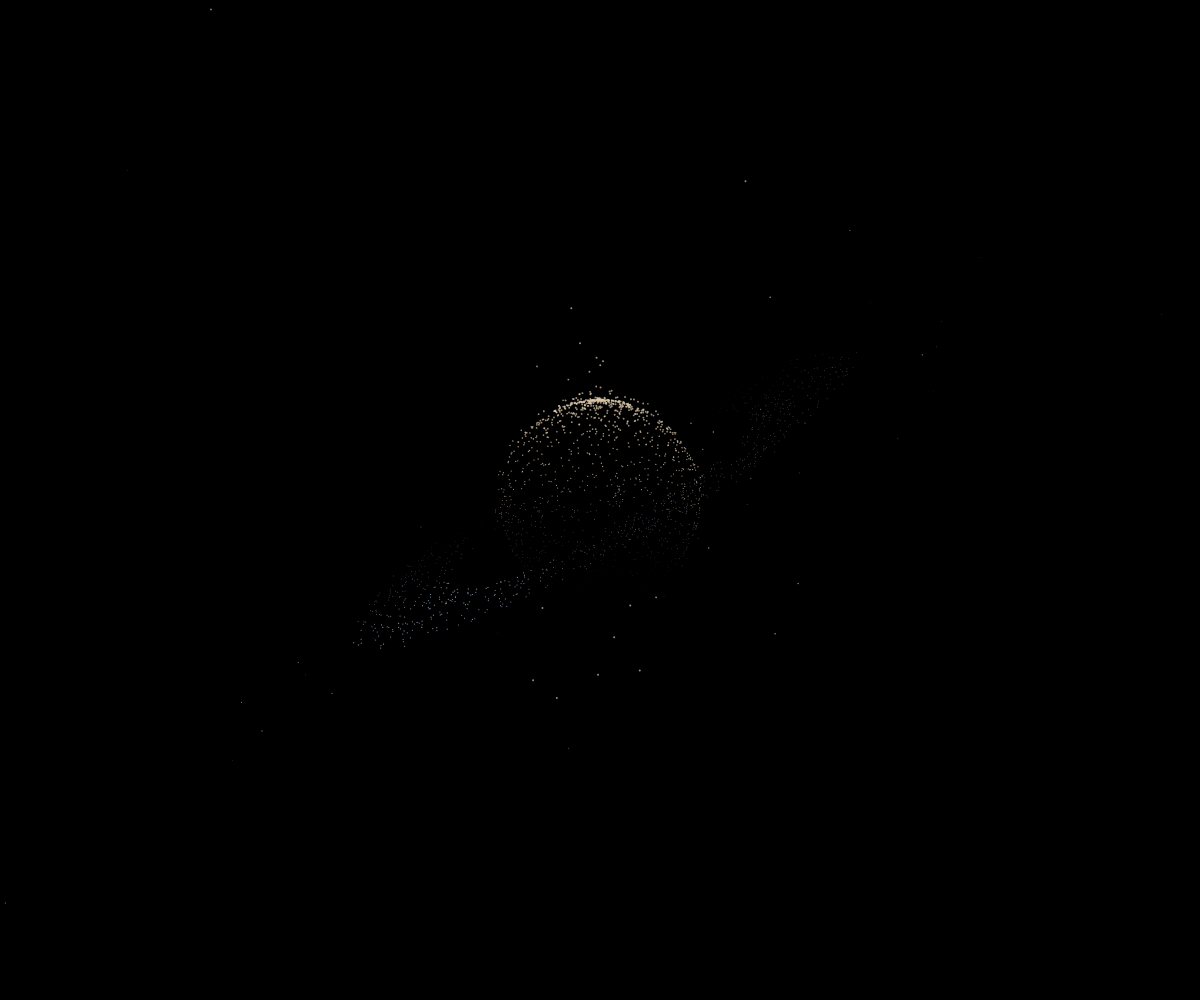
Frame 1 (no input)
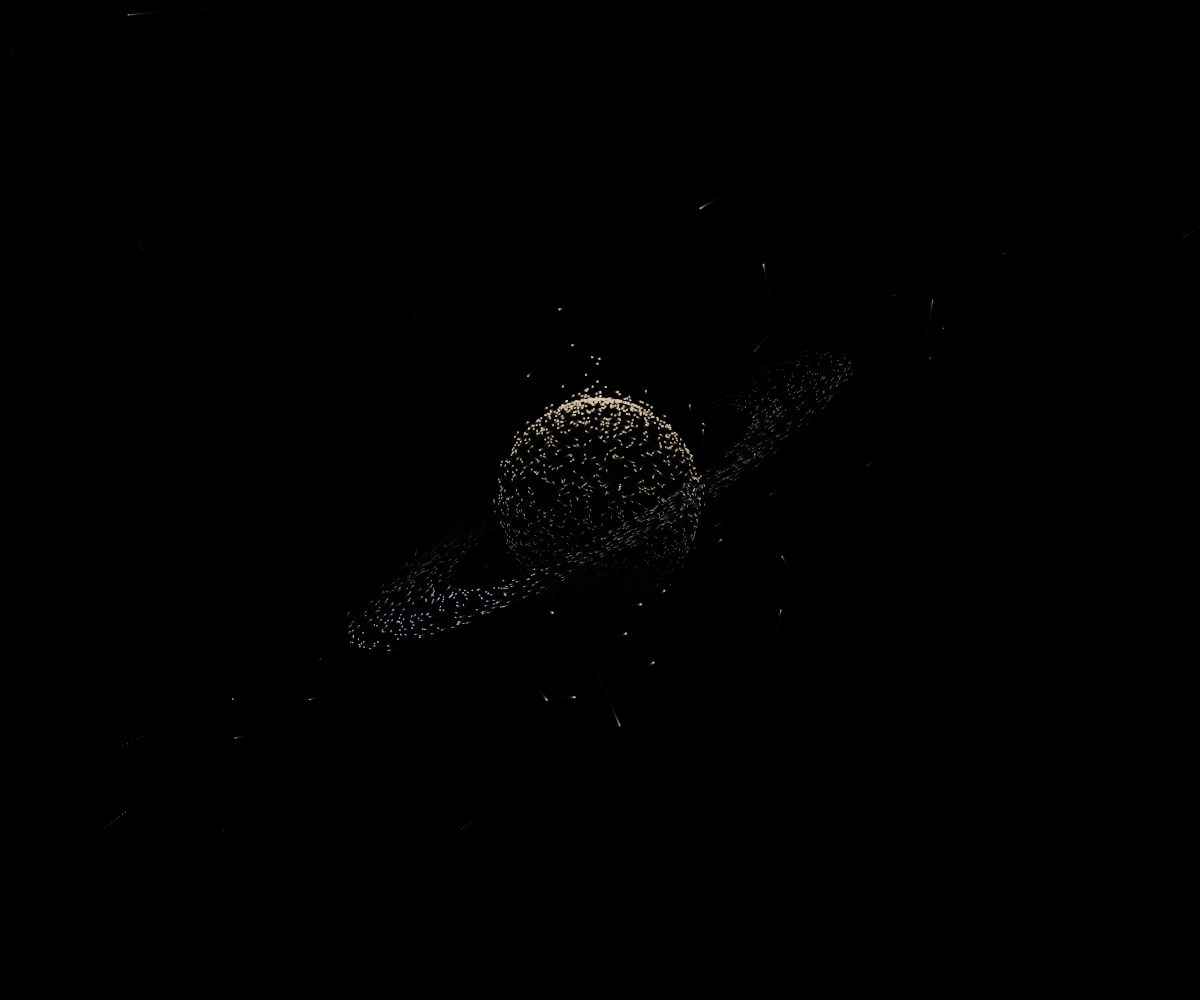
Frame 60 (no input)
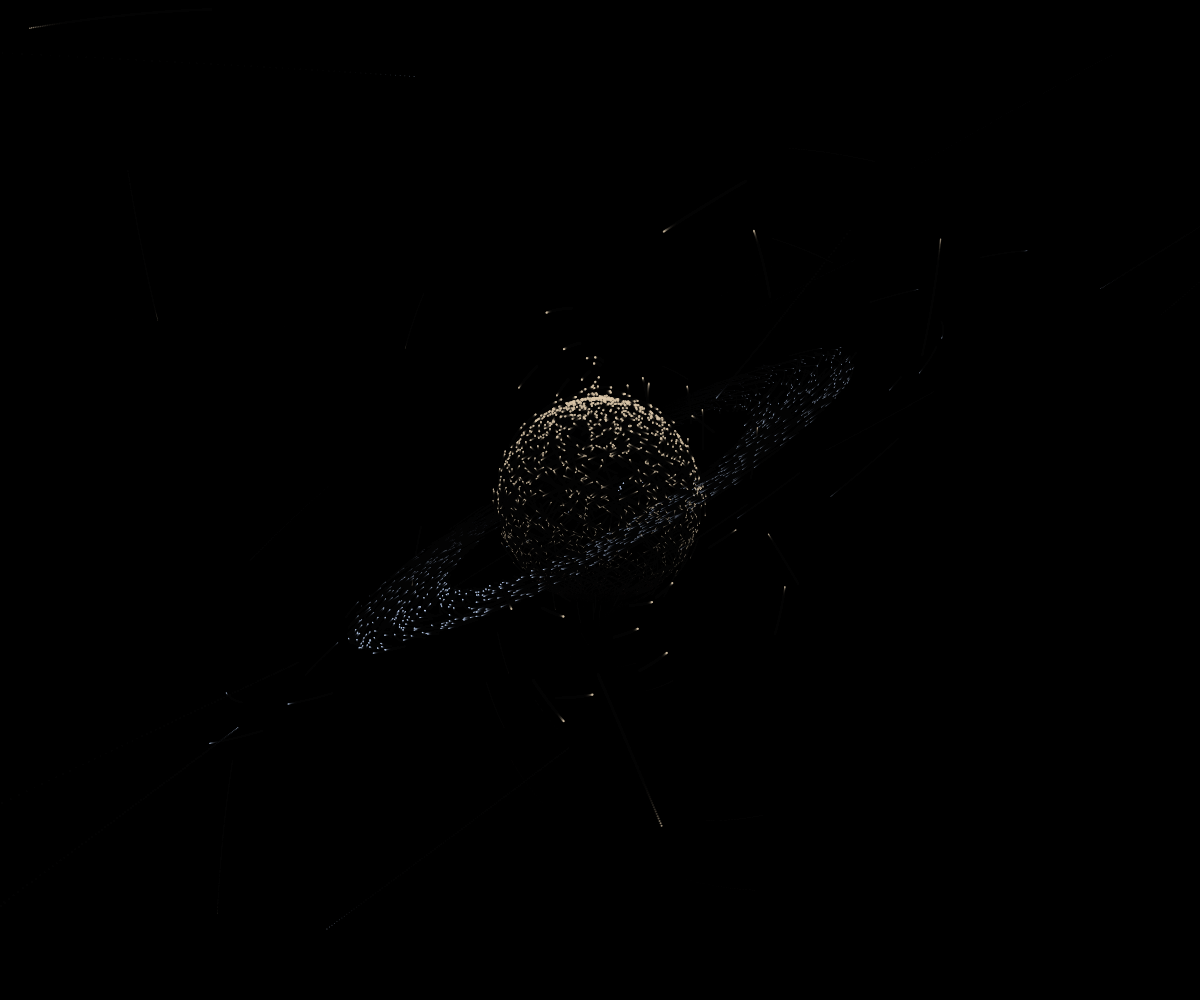
Frame 120 (the mouse pressed at the canvas centre since frame 60)

The p5.js sketch that drew these frames (run headless with seeded random() and noise() and a simulated clock; from frame 60 on, the mouse is pressed at the canvas centre):

// p5.js sketch
// ── sketch.js
/*

  Inspired from https://www.dwitter.net/d/10534
  by tomxor

  And from https://openprocessing.org/sketch/2763432
  by Noel
  
  Juan Carlos Ponce Campuzano
  24/Jan/2026
  https://www.patreon.com/jcponce
  
*/

let counter = 100;

function setup() {
  createCanvas(windowWidth, windowHeight);
  background(0);
  stroke(255);
  noFill();
}

function windowResized() {
  resizeCanvas(windowWidth, windowHeight);
  background(0);
}

function draw() {
  background(0, 40); // trails
  counter += 0.015;

  const cx = width / 2;
  const cy = height / 2;

  // draw planet first (even)
  for (let i = 3000; i >= 2; i -= 2) {
    drawPoints(i, 0, cx, cy);
  }

  // draw ring on top (odd)
  for (let i = 1999; i > 1; i -= 2) {
    drawPoints(i, 1, cx, cy);
  }
}

function drawPoints(i, parity, cx, cy) {
  // original distance logic (kept)
  let r =
    counter / cos(counter / i) +
    parity * (counter / 2 + (i % counter));

  let a = counter / 9 + i * i;

  // ---- RING GEOMETRY CONTROL ----
  let ringFlatten = parity ? 0.28 : 1.0;  // thin disk
  let ringTilt = parity ? 2.1 : 1.0;      // tilt illusion

  let x =
    cx +
    r * sin(a) * cos(!parity * i / counter);

  let y =
    cy +
    r * cos(a + parity * 2) * ringFlatten * ringTilt;

  // ---- LIGHTING ----
  let size = 1 - cos(a);

  // depth shading for ring
  if (parity) {
    let depth = sin(a + 2);
    size *= map(depth, -1, 1, 0.4, 1.3);
  }

  strokeWeight(size);

  // warmer planet, cooler rings
  if (parity === 0) {
    stroke(220, 200, 170, 180);
  } else {
    stroke(200, 220, 255, 160);
  }

  point(x, y);
}
